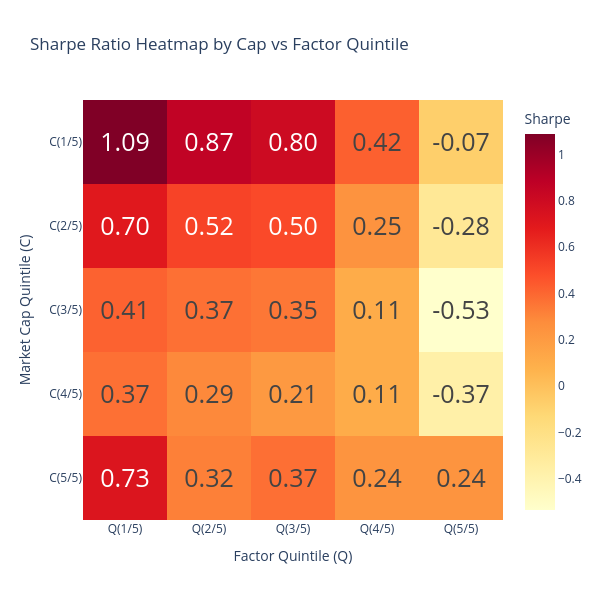

The notebook cell saved with this chart:
### Markdown cell above
히트맵 샤프 비율

### Code cell
import numpy as np
import pandas as pd
import plotly.express as px

# 경로는 노트북 위치에 맞게 조정
PATH = "./01_output/01_quarterly/02_short_term/double_sort_portfolio_cap_return_25.csv"

PERIODS_PER_YEAR = 4  # module_quarter.performance_metrics 와 동일 (분기)


def sharpe_ratio_quarterly(series: pd.Series) -> float:
    """module_quarter.performance_metrics 와 동일 정의 (Rf=0, 분기→연율화)."""
    r = pd.to_numeric(series, errors="coerce").dropna()
    if r.empty:
        return np.nan
    mean_q = r.mean()
    vol_q = r.std()
    vol_ann = vol_q * np.sqrt(PERIODS_PER_YEAR)
    if vol_ann == 0:
        return np.nan
    return (mean_q * PERIODS_PER_YEAR) / vol_ann


# 1) 수익률 로드 (Date 인덱스)
df = pd.read_csv(PATH, parse_dates=["Date"]).set_index("Date").sort_index()

# 2) 열별 샤프 → MultiIndex → 5×5 (노트북 CAGR 히트맵과 동일 패턴)
sharpes = df.apply(sharpe_ratio_quarterly)
sharpes.index = sharpes.index.str.split("_", expand=True)
sharpes.index.names = ["C", "Q"]
sharpe_matrix = sharpes.unstack()  # 행: C, 열: Q

# 3) 시각화 (CAGR 셀과 동일하게 px.imshow)
fig = px.imshow(
    sharpe_matrix,
    text_auto=".2f",
    color_continuous_scale="YlOrRd",
    aspect="equal",
    title="Sharpe Ratio Heatmap by Cap vs Factor Quintile",
    width=600,
    height=600,
    labels=dict(x="Factor Quintile (Q)", y="Market Cap Quintile (C)", color="Sharpe"),
)
fig.update_yaxes(autorange="reversed")
fig.update_traces(textfont=dict(size=25))  # ← 이 줄 추가
fig.show()

### Figure 1 — Plotly figure (JSON) as saved in the notebook; plotly's stock layout.template omitted (floating-point values rounded to 4 significant figures)
{"data": [{"coloraxis": "coloraxis", "hovertemplate": "Factor Quintile (Q): %{x}<br>Market Cap Quintile (C): %{y}<br>Sharpe: %{z}<extra></extra>", "name": "0", "textfont": {"size": 25}, "texttemplate": "%{z:.2f}", "type": "heatmap", "x": ["Q(1/5)", "Q(2/5)", "Q(3/5)", "Q(4/5)", "Q(5/5)"], "xaxis": "x", "y": ["C(1/5)", "C(2/5)", "C(3/5)", "C(4/5)", "C(5/5)"], "yaxis": "y", "z": [[1.088, 0.8654, 0.803, 0.4216, -0.07444], [0.6996, 0.5217, 0.4985, 0.2452, -0.2811], [0.4148, 0.3716, 0.3478, 0.1067, -0.5339], [0.3691, 0.2896, 0.2086, 0.1062, -0.3703], [0.7252, 0.3195, 0.3727, 0.2378, 0.2364]]}], "layout": {"coloraxis": {"colorbar": {"title": {"text": "Sharpe"}}, "colorscale": [[0, "rgb(255,255,204)"], [0.125, "rgb(255,237,160)"], [0.25, "rgb(254,217,118)"], [0.375, "rgb(254,178,76)"], [0.5, "rgb(253,141,60)"], [0.625, "rgb(252,78,42)"], [0.75, "rgb(227,26,28)"], [0.875, "rgb(189,0,38)"], [1, "rgb(128,0,38)"]]}, "height": 600, "title": {"text": "Sharpe Ratio Heatmap by Cap vs Factor Quintile"}, "width": 600, "xaxis": {"anchor": "y", "constrain": "domain", "domain": [0, 1], "scaleanchor": "y", "title": {"text": "Factor Quintile (Q)"}}, "yaxis": {"anchor": "x", "autorange": "reversed", "constrain": "domain", "domain": [0, 1], "title": {"text": "Market Cap Quintile (C)"}}}}
